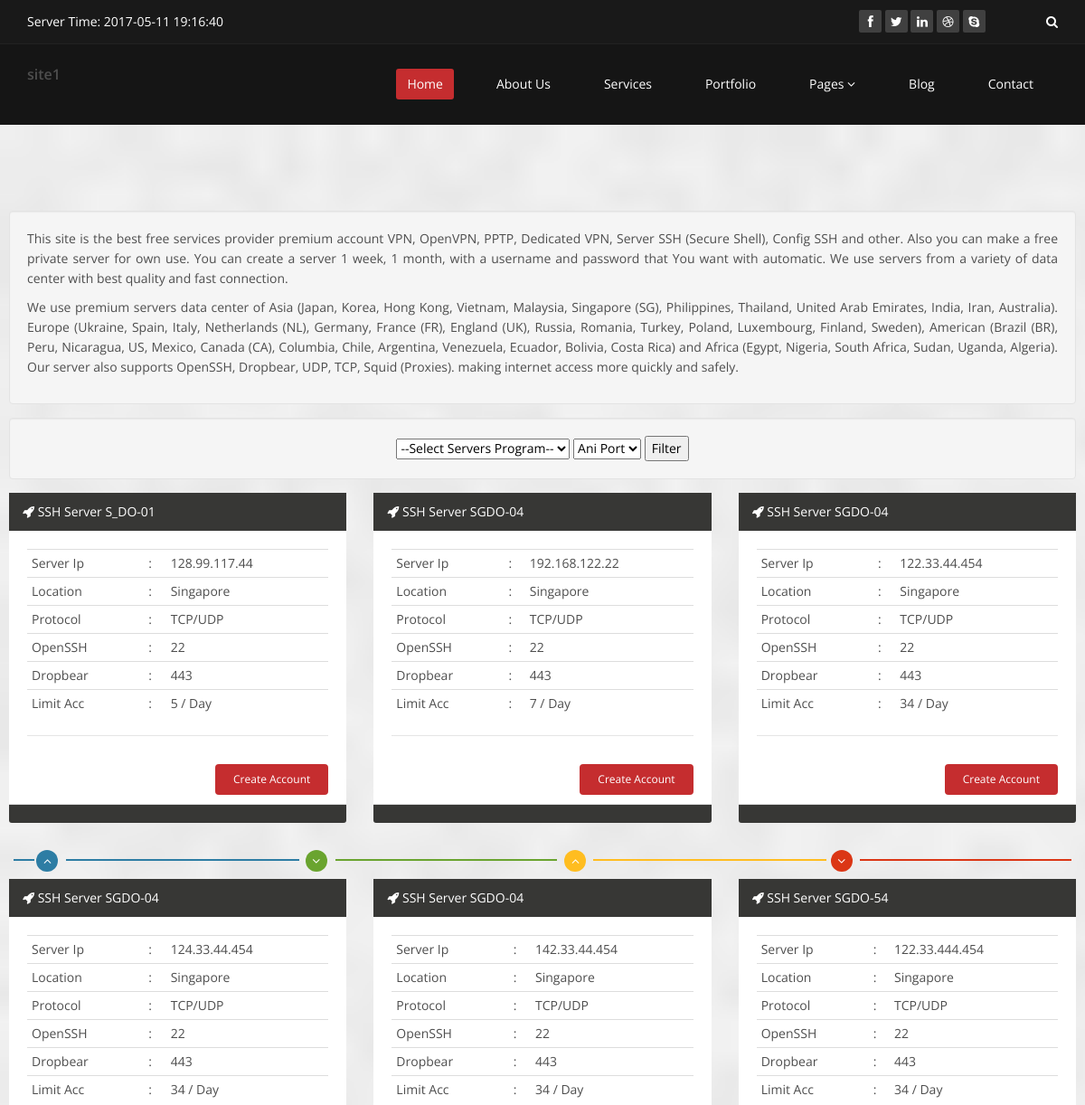
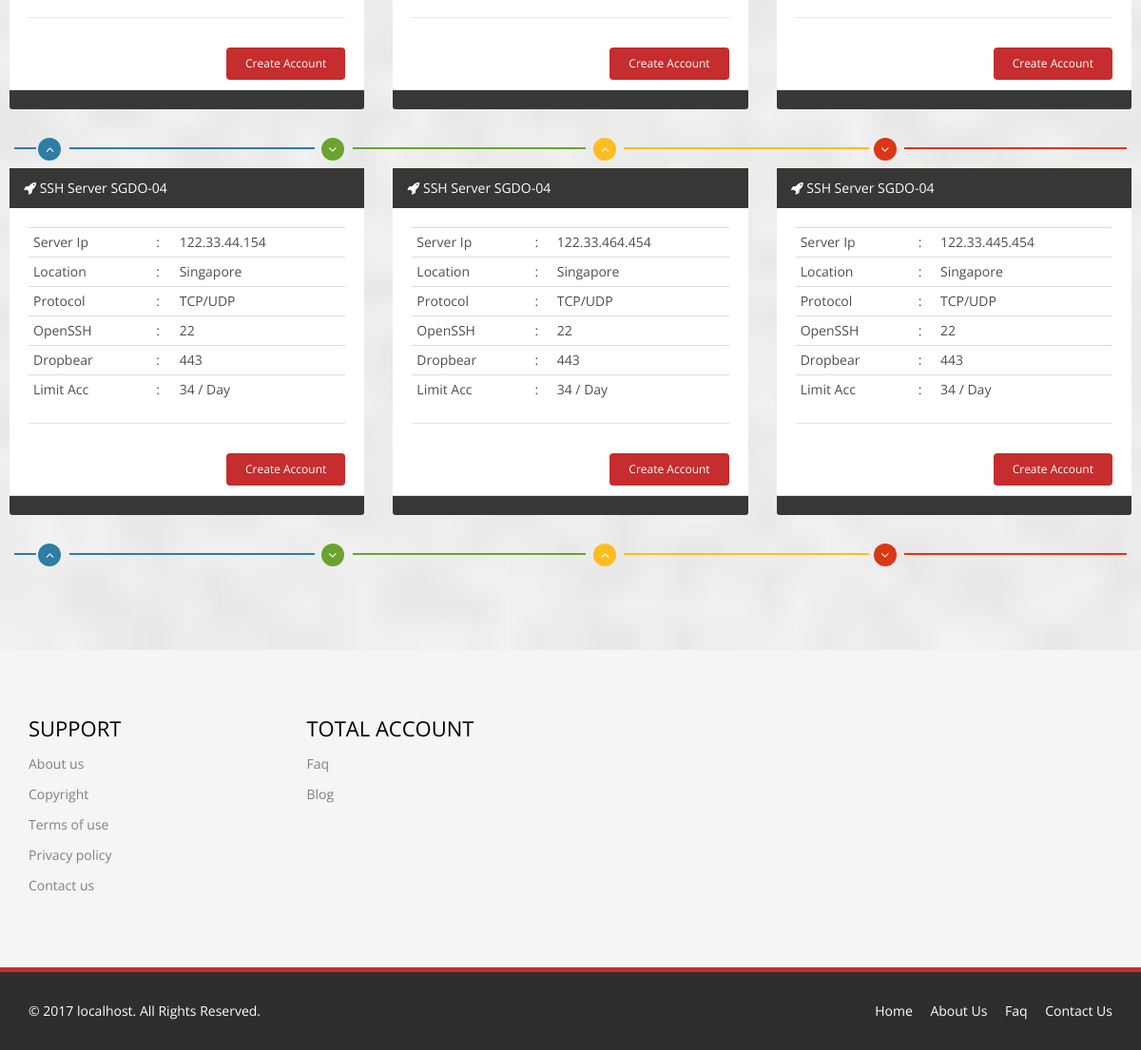
/page/secure-shell-server/continent/Asia/Singapore, run on the app's committed database (2 pictures, top to bottom).
### tables this page shows
CREATE TABLE `website` (
  `brand` varchar(20) NOT NULL DEFAULT 'YOURWEB',
  `author` varchar(20) NOT NULL,
  `title` text,
  `description` text NOT NULL,
  PRIMARY KEY (`brand`)
);

CREATE TABLE `server` (
  `Id` int(11) NOT NULL AUTO_INCREMENT,
  `HostName` varchar(23) NOT NULL,
  `RootPasswd` varchar(25) NOT NULL,
  `MaxUser` int(11) NOT NULL,
  `Expired` int(11) NOT NULL DEFAULT '7',
  `ServerName` varchar(12) DEFAULT NULL,
  `Location` varchar(20) DEFAULT NULL,
  `OpenSSH` varchar(20) NOT NULL DEFAULT '22',
  `Dropbear` varchar(20) NOT NULL DEFAULT '443',
  `Cid` varchar(20) DEFAULT NULL,
  PRIMARY KEY (`Id`)
);

### application/controllers/Page.php (called while the page is built, shortened)
<?php
class Page extends CI_Controller {
	public function __construct()
	{
		$this->load->model('WebApi');
		$this->load->helper('url_helper');
	}
	private function _set_view($file, $init)
	{
		$header = $this->WebApi->get_site_details();
		$this->load->view('bootstrap/header', $header);
		$this->load->view($file, $init);
                $this->load->view('bootstrap/footer');
	}
	public function get_hostname($negara = FALSE)
	{
		if ( ! empty($data = $this->WebApi->get_hostname($negara)) )
		{
			$data['server'] = $data;
		}
		else {$data['server'] = $this->WebApi->get_hostname('Singapore');}
		$this->_set_view('hostname', $data);
        }
}

### index.php (called while the page is built, shortened)
<?php
require_once BASEPATH.'core/CodeIgniter.php';

### application/models/WebApi.php (called while the page is built, shortened)
<?php
class WebApi extends CI_Model {
	public function get_site_details() {
		$query = $this->db->get('website');
		foreach ($query->result_array() as $row) {
			return array (
				'author' => $row['author'],
				'title' => $row['title'],
				'description' => $row['description'],
				'brand' => $row['brand']
			);
		}
	}
	public function get_hostname($location) {
		$query = $this->db->get_where('server', array('Location' => $location));
		$arr = array();
		foreach ($query->result_array() as $row) {
			$tmp = array(
				'Id' => $row['Id'],
				'ServerName' => $row['ServerName'],
				'HostName' => $row['HostName'],
				'Location' => $row['Location'],
				'OpenSSH' => $row['OpenSSH'],
				'Dropbear' => $row['Dropbear'],
				'MaxUser' => $row['MaxUser']
			);
			array_push($arr, $tmp);
		}
		return $arr;
	}
}

### application/views/hostname.php (the view, shortened to what this page needs)
<section id="services" class="service-item">
<div class="container-fluid" style="margin:10px;"><div class="row clearfix">
<div class="well" style="margin:15px;">
<p align="justify">
This site is the best free services provider premium account VPN, OpenVPN, PPTP, Dedicated VPN, Server SSH (Secure Shell), Config SSH and other. Also you can make a free private server for own use. You can create a server 1 week, 1 month, with a username and password that You want with automatic. We use servers from a variety of data center with best quality and fast connection.
</p>
<p align="justify">
We use premium servers data center of Asia (Japan, Korea, Hong Kong, Vietnam, Malaysia, Singapore (SG), Philippines, Thailand, United Arab Emirates, India, Iran, Australia). Europe (Ukraine, Spain, Italy, Netherlands (NL), Germany, France (FR), England (UK), Russia, Romania, Turkey, Poland, Luxembourg, Finland, Sweden), American (Brazil (BR), Peru, Nicaragua, US, Mexico, Canada (CA), Columbia, Chile, Argentina, Venezuela, Ecuador, Bolivia, Costa Rica) and Africa (Egypt, Nigeria, South Africa, Sudan, Uganda, Algeria). Our server also supports OpenSSH, Dropbear, UDP, TCP, Squid (Proxies). making internet access more quickly and safely.
</p>
</div>
<div class="well" style="margin:15px;">
<div align="center">
 <select>
  <option value="all">--Select Servers Program--</option>
</select>
<select>
  <option value="any">Ani Port</option>
</select>
  <input type="submit" value="Filter">
</div>
</div>
<?php $i = 0; ?>
                        <?php foreach($server as $ok ):?>
                                <?php $i=$i+1; ?>
	<div class="col-sm-4 wow fadeInDown" data-wow-duration="1000ms" data-wow-delay="600ms"">
		<div class="panel panel-default">
			<div class="panel-heading" style="background-color:#373735; color:white;">
				<span class="fa fa-rocket"></span> SSH Server <?php echo $ok['ServerName'];?></div>
			<div class="panel-body" style="background-color:white;">
				<table class="table table-condensed">
					<tr><td>Server Ip</td><td>:</td><td><?php echo $ok['HostName'];?></td></tr>
					<tr><td>Location</td><td>:</td><td><?php echo $ok['Location'];?></td></tr>
					<tr><td>Protocol</td><td>:</td><td>TCP/UDP</td></tr>
					<tr><td>OpenSSH</td><td>:</td><td><?php echo $ok['OpenSSH'];?></td></tr>
					<tr><td>Dropbear</td><td>:</td><td><?php echo $ok['Dropbear'];?></td></tr>
					<tr><td>Limit Acc</td><td>:</td><td><?php echo $ok['MaxUser'];?> / Day</td></tr>
				</table><hr>
					<a class="btn btn-primary btn-sm pull-right" href="<?php echo site_url('page/secure-shell-server/continent/').$ok['Location'].'/'.$ok['Location'].'/'.$ok['ServerName'].'/'.$ok['Id'];?>">Create Account</a>
			</div>
			<div class="panel-footer" style="background-color:#373735;"></div>
		</div>
	</div>
	<?php if ($i%3 == 0) { echo
					'
					<div class="container"><div class="row"><div class="team-bar">
					<div class="first-one-arrow hidden-xs">
						<hr>
					</div>
					<div class="first-arrow hidden-xs">
						<hr> <i class="fa fa-angle-up"></i>
					</div>
					<div class="second-arrow hidden-xs">
						<hr> <i class="fa fa-angle-down"></i>
					</div>
					<div class="third-arrow hidden-xs">
						<hr> <i class="fa fa-angle-up"></i>
					</div>
					<div class="fourth-arrow hidden-xs">
						<hr> <i class="fa fa-angle-down"></i>
					</div>
					</div></div></div>
			';} ?>
                        <?php endforeach; ?>
                </div></div>
</section>

### application/views/bootstrap/header.php (shortened to what this page needs)
<!DOCTYPE html>
<html lang="en">
	<head>
		<link href="<?php echo base_url();?>css/bootstrap.min.css" rel="stylesheet"/>
		<link href="<?php echo base_url();?>css/font-awesome.min.css" rel="stylesheet"/>
		<link href="<?php echo base_url();?>css/animate.min.css" rel="stylesheet"/>
		<link href="<?php echo base_url();?>css/prettyPhoto.css" rel="stylesheet"/>
		<link href="<?php echo base_url();?>css/main.css" rel="stylesheet"/>
		<link href="<?php echo base_url();?>css/responsive.css" rel="stylesheet"/>
	</head>
	<body>
	<header id="header">
		<div class="top-bar">
			<div class="container">
				<div class="row">
					<div class="col-sm-6 col-xs-4">
						<div class="top-number"><p>Server Time: <?php echo date("Y-m-d H:i:s",time());?></p></div>
					</div>
					<div class="col-sm-6 col-xs-8">
						<div class="social">
							<ul class="social-share">
								<li><a href="#"><i class="fa fa-facebook"></i></a></li>
								<li><a href="#"><i class="fa fa-twitter"></i></a></li>
								<li><a href="#"><i class="fa fa-linkedin"></i></a></li>
								<li><a href="#"><i class="fa fa-dribbble"></i></a></li>
								<li><a href="#"><i class="fa fa-skype"></i></a></li>
							</ul>
							<div class="search">
								<form role="form">
									<input type="text" class="search-form" autocomplete="off" placeholder="Search">
									<i class="fa fa-search"></i>
								</form>
							</div>
						</div>
					</div>
				</div>
			</div>
		</div>
		<nav class="navbar navbar-inverse" role="banner">
			<div class="container">
				<div class="navbar-header">
					<a class="navbar-brand" href="#"><h4><?php echo $brand;?></h4></a>
				</div>
				<div class="collapse navbar-collapse navbar-right">
					<ul class="nav navbar-nav">
						<li class="active"><a href="<?php echo base_url();?>">Home</a></li>
						<li><a href="about-us.html">About Us</a></li>
						<li><a href="services.html">Services</a></li>
						<li><a href="portfolio.html">Portfolio</a></li>
						<li class="dropdown"><a href="#" class="dropdown-toggle" data-toggle="dropdown">Pages <i class="fa fa-angle-down"></i></a>
						</li>
						<li><a href="blog.html">Blog</a></li>
						<li><a href="contact-us.html">Contact</a></li>
					</ul>
				</div>
			</div>
		</nav>
	</header>

### css/main.css (style rules this page uses)
body { background: #fff; font-family: 'Open Sans', sans-serif; color:#4e4e4e; line-height: 22px; }
h1, h2, h3, h4, h5, h6 { font-weight: 600; font-family: 'Open Sans', sans-serif; color:#4e4e4e; }
h4 { font-size: 16px; }
a { color: #c52d2f; -webkit-transition: color 300ms, background-color 300ms; -moz-transition: color 300ms, background-color 300ms; -o-transition: color 300ms, background-color 300ms; transition: color 300ms, background-color 300ms; }
hr { border-top: 1px solid #e5e5e5; border-bottom: 1px solid #fff; }
.btn-primary { padding: 8px 20px; background: #c52d2f; color: #fff; border-radius: 4px; border:none; margin-top: 10px; }
body > section { padding: 70px 0; }
#header .search { display: inline-block; }
.navbar>.container .navbar-brand { margin-left: 0; }
.top-bar { padding: 10px 0; background: #191919; border-bottom: 1px solid #222; line-height: 28px; }
.top-number { color: #fff; }
.top-number p { margin: 0 }
.social { text-align: right; }
.social-share { display: inline-block; list-style: none; padding: 0; margin: 0; }
ul.social-share li { display: inline-block; }
ul.social-share li a { display: inline-block; color: #fff; background: #404040; width: 25px; height: 25px; line-height: 25px; text-align: center; border-radius: 2px; }
.search i { color: #fff; }
input.search-form { background: transparent; border: 0 none; width: 60px; padding: 0 10px; color: #FFF; -webkit-transition: all 400ms; -moz-transition: all 400ms; -ms-transition: all 400ms; -o-transition: all 400ms; transition: all 400ms; }
.navbar-brand { padding: 0; margin:0; }
.navbar { border-radius: 0; margin-bottom: 0; background: #151515; padding: 15px 0; padding-bottom: 0; }
.navbar-nav { margin-top: 12px; }
.navbar-nav>li { margin-left: 35px; padding-bottom: 28px; }
.navbar-inverse .navbar-nav > li > a { padding: 5px 12px; margin: 0; border-radius: 3px; color: #fff; line-height: 24px; display: inline-block; }
.navbar-inverse { border: none; }
.navbar-inverse .navbar-brand { font-size: 36px; line-height: 50px; color: #fff; }
.navbar-inverse .navbar-nav > .active > a, .navbar-inverse .navbar-nav > .active > a:hover, .navbar-inverse .navbar-nav > .active > a:focus, .navbar-inverse .navbar-nav > .open > a, .navbar-inverse .navbar-nav > .open > a:hover, .navbar-inverse .navbar-nav > .open > a:focus { background-color: #c52d2f; color: #fff; }
.navbar-inverse .navbar-collapse, .navbar-inverse .navbar-form { border-top: 0; padding-bottom: 0; }
#services { background: #000 url(../images/services/bg_services.png); background-size: cover; }
.panel-default { border-color: transparent; }
.panel-default>.panel-heading, .panel { background-color: #e6e6e6; border:0 none; box-shadow:none; }
.panel-body { padding: 20px 20px 10px; }
.panel-heading { border-radius: 0; }
.team-bar .first-one-arrow { float: left; margin-right: 30px; width: 2%; }
.team-bar .first-arrow { float: left; margin-left: 5px; margin-right: 35px; width: 22%; }
.team-bar .second-arrow { float: left; margin-left: 5px; width: 21%; }
.team-bar .third-arrow { float: left; margin-left: 40px; margin-right: 12px; width: 22%; }
.team-bar .fourth-arrow { float: left; margin-left: 25px; width: 20%; }
.team-bar .first-one-arrow hr { border-bottom: 1px solid #2D7DA4; border-top: 1px solid #2D7DA4; }
.team-bar .first-arrow hr { border-bottom: 1px solid #2D7DA4; border-top: 1px solid #2D7DA4; }
.team-bar .second-arrow hr { border-bottom: 1px solid #6aa42f; border-top: 1px solid #6aa42f; }
.team-bar .third-arrow hr { border-bottom: 1px solid #FFBD20; border-top: 1px solid #FFBD20; }
.team-bar .fourth-arrow hr { border-bottom: 1px solid #db3615; border-top: 1px solid #db3615; }
.team-bar { margin-bottom: 15px; margin-top: 30px; position: relative; }
.team-bar i { border-radius: 50%; color: #FFFFFF; display: block; height: 24px; line-height: 24px; margin-top: -32px; overflow: hidden; padding: 0; text-align: center; width: 24px; position: absolute; }
.team-bar .first-arrow .fa-angle-up { background:#2D7DA4; margin-left:-33px }
.team-bar .second-arrow .fa-angle-down { background:#6AA42F; margin-left: -33px; }
.team-bar .third-arrow .fa-angle-up { background:#FFBD20; margin-left: -32px; }
.team-bar .fourth-arrow .fa-angle-down { background:#db3615; margin-left: -32px; }

### data on the page
website: brand "site1"
server: ServerName "S_DO-01", HostName "128.99.117.44", Location "Singapore", OpenSSH "22", Dropbear "443", MaxUser "5"
server: ServerName "SGDO-04", HostName "192.168.122.22", Location "Singapore", OpenSSH "22", Dropbear "443", MaxUser "7"
server: ServerName "SGDO-04", HostName "122.33.44.454", Location "Singapore", OpenSSH "22", Dropbear "443", MaxUser "34"
server: ServerName "SGDO-04", HostName "124.33.44.454", Location "Singapore", OpenSSH "22", Dropbear "443", MaxUser "34"
server: ServerName "SGDO-04", HostName "142.33.44.454", Location "Singapore", OpenSSH "22", Dropbear "443", MaxUser "34"
server: ServerName "SGDO-54", HostName "122.33.444.454", Location "Singapore", OpenSSH "22", Dropbear "443", MaxUser "34"
server: ServerName "SGDO-04", HostName "122.33.44.154", Location "Singapore", OpenSSH "22", Dropbear "443", MaxUser "34"
server: ServerName "SGDO-04", HostName "122.33.464.454", Location "Singapore", OpenSSH "22", Dropbear "443", MaxUser "34"
server: ServerName "SGDO-04", HostName "122.33.445.454", Location "Singapore", OpenSSH "22", Dropbear "443", MaxUser "34"

### other printed values
$_SERVER['SERVER_NAME'] "localhost"
